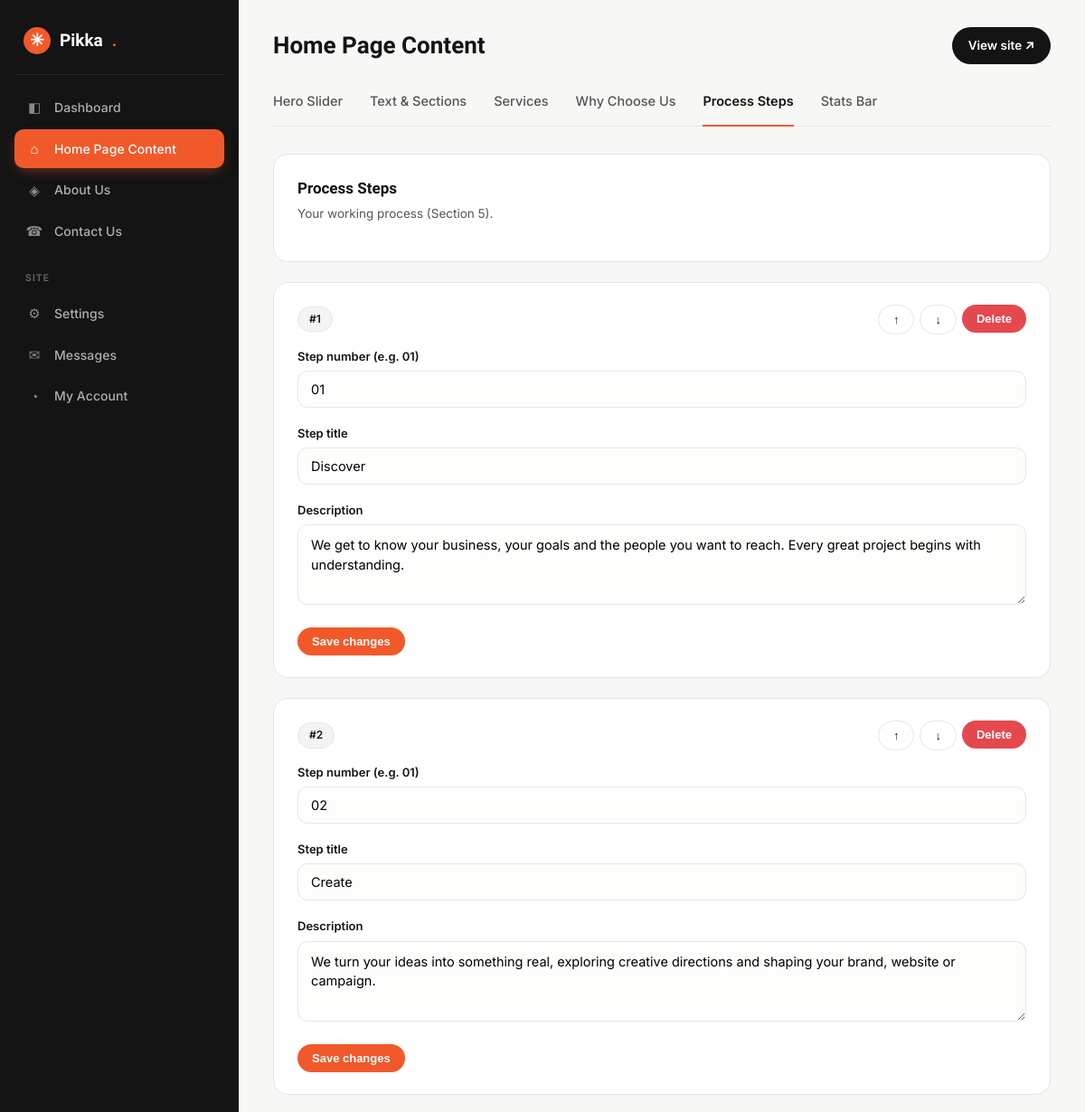
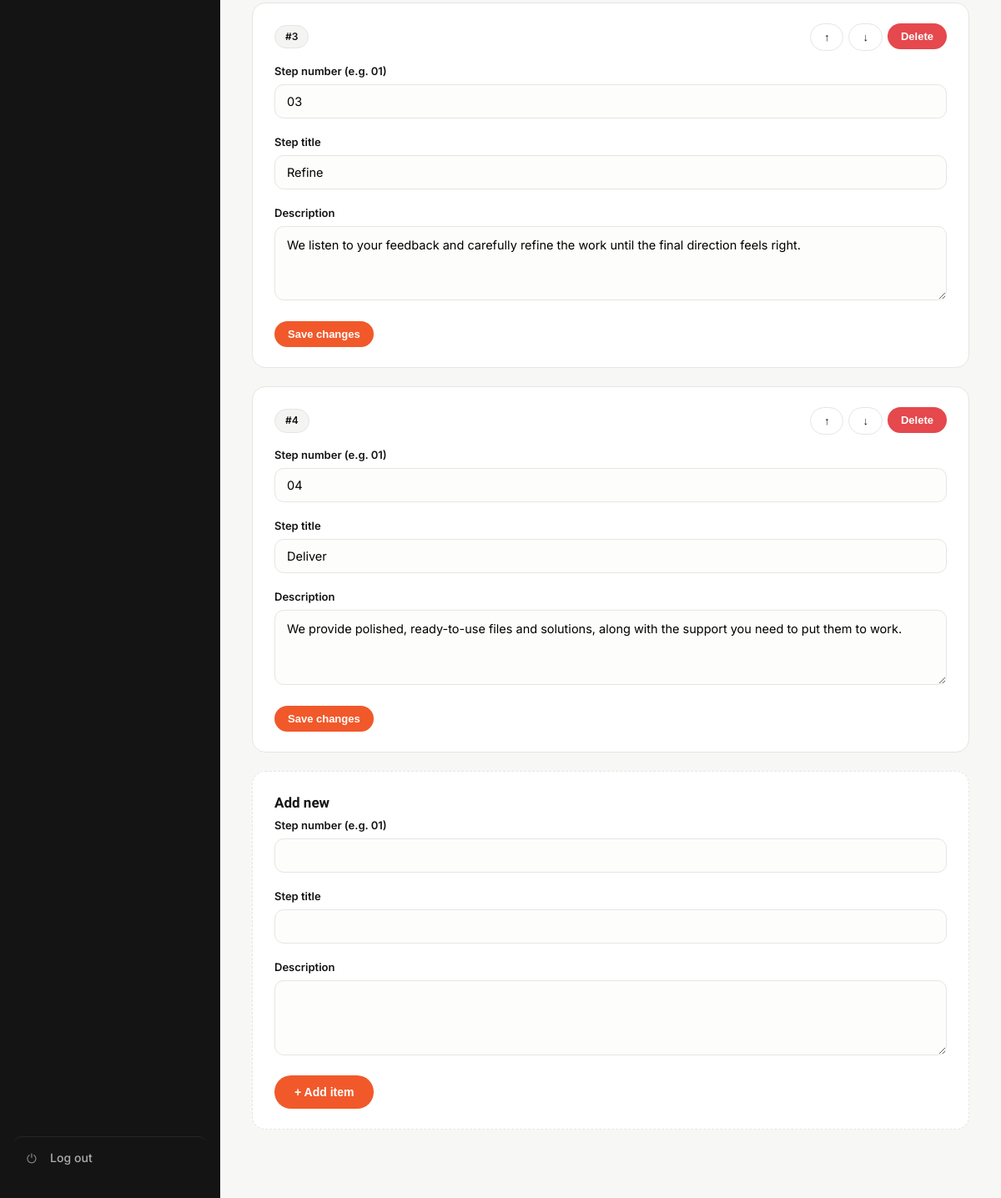
The app's page /admin/home-content.php?tab=process (signed in) with its own data (2 pictures, top to bottom).
### tables this page shows
CREATE TABLE IF NOT EXISTS `process_steps` (
  `id` INT(11) NOT NULL AUTO_INCREMENT,
  `step_number` VARCHAR(6) DEFAULT NULL,
  `title` VARCHAR(120) NOT NULL,
  `description` TEXT DEFAULT NULL,
  `sort_order` INT(11) DEFAULT 0,
  PRIMARY KEY (`id`)
);

### includes/functions.php (called while the page is built, shortened)
<?php
require_once __DIR__ . '/config.php';
function e($str) {
    return htmlspecialchars($str ?? '', ENT_QUOTES, 'UTF-8');
}
    ?>

### includes/config.php (called while the page is built, shortened)
<?php
function db() {
    static $conn = null;
    if ($conn === null) {
        $conn = @mysqli_connect(DB_HOST, DB_USER, DB_PASS, DB_NAME);
        mysqli_set_charset($conn, 'utf8mb4');
    }
    return $conn;
}

### admin/home-content.php (the view, shortened to what this page needs)
<?php
$tabs = [
    'slider'   => ['label' => 'Hero Slider'],
    'sections' => ['label' => 'Text & Sections'],
    'services' => ['label' => 'Services'],
    'why'      => ['label' => 'Why Choose Us'],
    'process'  => ['label' => 'Process Steps'],
    'stats'    => ['label' => 'Stats Bar'],
];
$tab = $_GET['tab'] ?? 'sections';
$crud = [
    'services' => ['table' => 'services', 'intro' => 'These appear in the accordion (Section 3). Use the arrows to reorder.',
                    'columns' => ['title' => ['label' => 'Service title', 'type' => 'text'], 'description' => ['label' => 'Description', 'type' => 'textarea']]],
    'why'      => ['table' => 'why_reasons', 'intro' => 'The four reasons grid (Section 4).',
                    'columns' => ['title' => ['label' => 'Reason title', 'type' => 'text'], 'description' => ['label' => 'Description', 'type' => 'textarea']]],
    'process'  => ['table' => 'process_steps', 'intro' => 'Your working process (Section 5).',
                    'columns' => ['step_number' => ['label' => 'Step number (e.g. 01)', 'type' => 'text'], 'title' => ['label' => 'Step title', 'type' => 'text'], 'description' => ['label' => 'Description', 'type' => 'textarea']]],
    'stats'    => ['table' => 'stats', 'intro' => 'The trust bar cards (Section 7).',
                    'columns' => ['title' => ['label' => 'Stat title', 'type' => 'text'], 'description' => ['label' => 'Description', 'type' => 'textarea']]],
];
$sliderTableReady = (bool) mysqli_query(db(), "SELECT 1 FROM hero_slides LIMIT 1");
if ($tab === 'slider') {
    $rows = get_rows('hero_slides');
}
elseif (isset($crud[$tab])) {
    $table = $crud[$tab]['table'];
    $rows = [];
    $r = mysqli_query(db(), "SELECT * FROM `$table` ORDER BY sort_order ASC, id ASC");
    while ($x = mysqli_fetch_assoc($r)) $rows[] = $x;
}
function render_fields($columns, $data = []) {
    foreach ($columns as $col => $meta) {
        $label = $meta['label']; $type = $meta['type'] ?? 'text';
        $val = $data[$col] ?? '';
        echo '<div class="field"><label>' . e($label) . '</label>';
        if ($type === 'textarea') {
            echo '<textarea name="' . e($col) . '" rows="3">' . e($val) . '</textarea>';
        } else {
            echo '<input type="text" name="' . e($col) . '" value="' . e($val) . '">';
        }
        echo '</div>';
    }
}
require __DIR__ . '/header.php';
?>
<div class="subnav">
  <?php foreach ($tabs as $key => $meta): ?>
    <a href="?tab=<?= e($key) ?>" class="<?= $tab === $key ? 'active' : '' ?>"><?= e($meta['label']) ?></a>
  <?php endforeach; ?>
</div>
<?php if ($tab === 'slider' && !$sliderTableReady): ?>
  <div class="card">
    <h2>One-time setup needed</h2>
    <p class="sub">The Hero Slider stores its slides in a database table that doesn't exist on this site yet. Open <strong>phpMyAdmin</strong> (in cPanel), select your database, go to the <strong>SQL</strong> tab, paste the code below, and click Go. This only needs to be done once — nothing else on the site is affected.</p>
    <textarea readonly rows="14" style="font-family:monospace;font-size:12.5px;white-space:pre" onclick="this.select()">CREATE TABLE IF NOT EXISTS `hero_slides` (
  `id` INT(11) NOT NULL AUTO_INCREMENT,
  `eyebrow` VARCHAR(160) DEFAULT NULL,
  `headline` VARCHAR(255) DEFAULT NULL,
  `subheadline` TEXT DEFAULT NULL,
  `btn_primary_text` VARCHAR(80) DEFAULT NULL,
  `btn_primary_link` VARCHAR(255) DEFAULT NULL,
  `btn_secondary_text` VARCHAR(80) DEFAULT NULL,
  `image` VARCHAR(255) DEFAULT NULL,
  `sort_order` INT(11) DEFAULT 0,
  PRIMARY KEY (`id`)
) ENGINE=InnoDB DEFAULT CHARSET=utf8mb4;
INSERT INTO `hero_slides` (`eyebrow`, `headline`, `subheadline`, `btn_primary_text`, `btn_primary_link`, `btn_secondary_text`, `image`, `sort_order`) VALUES
('Creative and Digital Solutions · New Zealand', 'Your vision, brought to life.', 'Pikka Creatives helps businesses from Kaitaia to Bluff grow through smart design, high-performing websites and digital marketing, backed by local support.', 'See our work', '#services', 'Start a project', '', 1);</textarea>
    <p class="muted" style="margin-top:10px">Once that's run, refresh this page and the slider editor will appear here.</p>
  </div>
<?php elseif (isset($crud[$tab])):
  $conf = $crud[$tab]; ?>
  <div class="card">
    <h2><?= e($tabs[$tab]['label']) ?></h2>
    <p class="sub"><?= e($conf['intro']) ?></p>
  </div>
  <?php foreach ($rows as $idx => $row): ?>
  <div class="card">
    <div class="rh" style="display:flex;justify-content:space-between;align-items:center;margin-bottom:14px">
      <span class="pill">#<?= $idx + 1 ?></span>
      <div style="display:flex;gap:6px">
        <form method="post" action="?tab=<?= e($tab) ?>" style="display:inline"><button class="btn btn-ghost btn-sm" <?= $idx === 0 ? 'disabled' : '' ?>>↑</button></form>
        <form method="post" action="?tab=<?= e($tab) ?>" style="display:inline"><button class="btn btn-ghost btn-sm" <?= $idx === count($rows) - 1 ? 'disabled' : '' ?>>↓</button></form>
        <form method="post" action="?tab=<?= e($tab) ?>" style="display:inline" onsubmit="return confirm('Delete this item?')"><button class="btn btn-danger btn-sm">Delete</button></form>
      </div>
    </div>
    <form method="post" action="?tab=<?= e($tab) ?>">
      <?php render_fields($conf['columns'], $row); ?>
      <button class="btn btn-sm" type="submit">Save changes</button>
    </form>
  </div>
  <?php endforeach; ?>
  <div class="card" style="border-style:dashed">
    <h2>Add new</h2>
    <form method="post" action="?tab=<?= e($tab) ?>">
      <button class="btn" type="submit">+ Add item</button>
    </form>
  </div>
<?php endif; ?>
<?php require __DIR__ . '/footer.php'; ?>

### admin/admin.css (style rules this page uses)
:root { --accent:#F1592A;--ink:#141414;--mist:#F4F4F2;--line:#e5e5e2;--ink-2:#555 }
* { box-sizing:border-box;margin:0;padding:0 }
body { font-family:'Inter',system-ui,sans-serif;background:#f7f7f5;color:var(--ink);line-height:1.55 }
a { color:inherit;text-decoration:none }
.subnav { display:flex;gap:30px;flex-wrap:wrap;margin-bottom:30px;border-bottom:1px solid var(--line) }
.subnav a { position:relative;padding:4px 0 16px;font-size:14.5px;font-weight:500;color:var(--ink-2);transition:color .2s }
.subnav a::after { content:"";position:absolute;left:0;right:0;bottom:-1px;height:2px;background:var(--accent);transform:scaleX(0);transition:transform .2s ease }
.subnav a.active { color:var(--ink);font-weight:600 }
.subnav a.active::after { transform:scaleX(1) }
.card { background:#fff;border:1px solid var(--line);border-radius:16px;padding:24px 26px;margin-bottom:22px }
.card h2 { font-family:'Sora',sans-serif;font-size:17px;margin-bottom:4px }
.card .sub { color:var(--ink-2);font-size:13.5px;margin-bottom:18px }
label { display:block;font-size:13px;font-weight:600;margin:0 0 6px }
.field { margin-bottom:18px }
input[type=text],input[type=email],input[type=password],textarea,select { width:100%;border:1px solid var(--line);border-radius:11px;padding:11px 14px;font-family:inherit;font-size:14.5px;background:#fdfdfc;transition:.2s }
textarea { resize:vertical;min-height:88px;line-height:1.5 }
.btn { display:inline-flex;align-items:center;gap:8px;background:var(--accent);color:#fff;border:0;padding:12px 24px;border-radius:100px;font-weight:600;font-size:14px;cursor:pointer;transition:.2s }
.btn-ghost { background:#fff;border:1px solid var(--line);color:var(--ink) }
.btn-sm { padding:8px 16px;font-size:13px }
.btn-danger { background:#e5484d }
.pill { background:var(--mist);border:1px solid var(--line);border-radius:100px;padding:4px 12px;font-size:12px;font-weight:600 }

### records on screen
process_steps: label "Step number (e.g. 01)", step_number "01", label "Step title", title "Discover", label "Description", description "We get to know your business, your goals and the people you want to reach. Every great project begins with understanding."
process_steps: label "Step number (e.g. 01)", step_number "02", label "Step title", title "Create", label "Description", description "We turn your ideas into something real, exploring creative directions and shaping your brand, website or campaign."
process_steps: label "Step number (e.g. 01)", step_number "03", label "Step title", title "Refine", label "Description", description "We listen to your feedback and carefully refine the work until the final direction feels right."
process_steps: label "Step number (e.g. 01)", step_number "04", label "Step title", title "Deliver", label "Description", description "We provide polished, ready-to-use files and solutions, along with the support you need to put them to work."

### other values on screen
$title "Home Page Content"
$meta['label'] "Hero Slider"
$meta['label'] "Text & Sections"
$meta['label'] "Services"
$meta['label'] "Why Choose Us"
$meta['label'] "Process Steps"
$meta['label'] "Stats Bar"
$tabs[$tab]['label'] "Process Steps"
$conf['intro'] "Your working process (Section 5)."
$label "Step number (e.g. 01)"
$label "Step title"
$label "Description"
